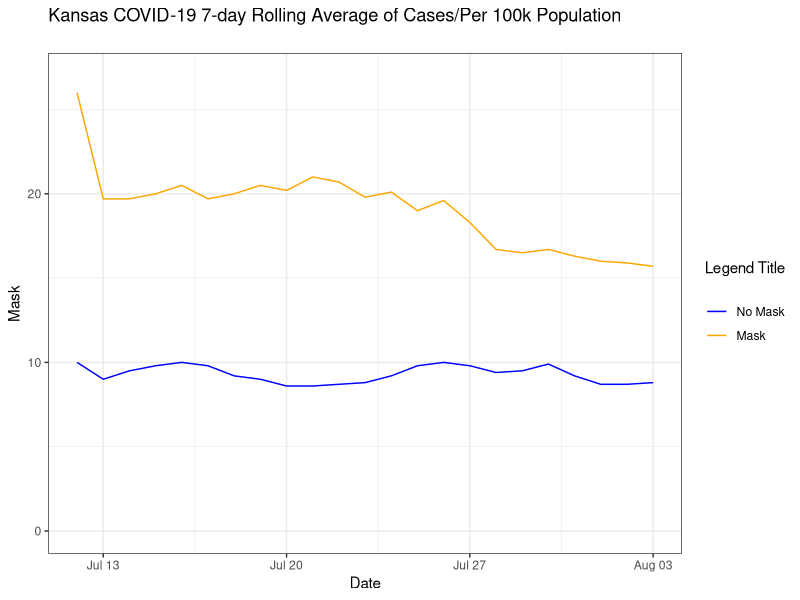

This figure's R source:
## ---- chunk 1
library(tidyverse)
## ---- chunk 2
cases <- tribble(~Date, ~Mask, ~No_Mask,
                       "2020-07-12",    26, 10,
                       "2020-07-13", 19.7, 9,
                       "2020-07-14", 19.7, 9.5,
                       "2020-07-15", 20, 9.8,
                       "2020-07-16", 20.5, 10,
                       "2020-07-17", 19.7, 9.8,
                       "2020-07-18", 20, 9.2,
                       "2020-07-19", 20.5, 9,
                       "2020-07-20", 20.2, 8.6,
                       "2020-07-21", 21, 8.6, 
                       "2020-07-22", 20.7, 8.7, 
                       "2020-07-23", 19.8, 8.8,
                       "2020-07-24", 20.1, 9.2, 
                       "2020-07-25", 19, 9.8,
                       "2020-07-26", 19.6, 10,
                       "2020-07-27", 18.3, 9.8,
                       "2020-07-28", 16.7, 9.4,
                       "2020-07-29", 16.5, 9.5,
                       "2020-07-30", 16.7, 9.9,
                       "2020-07-31", 16.3, 9.2,
                       "2020-08-01", 16, 8.7,
                       "2020-08-02", 15.9, 8.7,
                       "2020-08-03", 15.7, 8.8,
                       ) %>%
                mutate(
                      across(Date, as.Date)
                       )
cases
## ---- chunk 3
cases %>%
  ggplot(aes(x=Date))+
  geom_line(aes(y=Mask, color = "orange")) +
  geom_line(aes(y=No_Mask, color = "lightblue")) +
  theme_bw() +
  labs(title = "Kansas COVID-19 7-day Rolling Average of Cases/Per 100k Population\n", color = "Legend Title\n") +
  scale_color_manual(labels = c("No Mask", "Mask"), values = c("blue", "orange")) +
  ylim(0,27)
  
